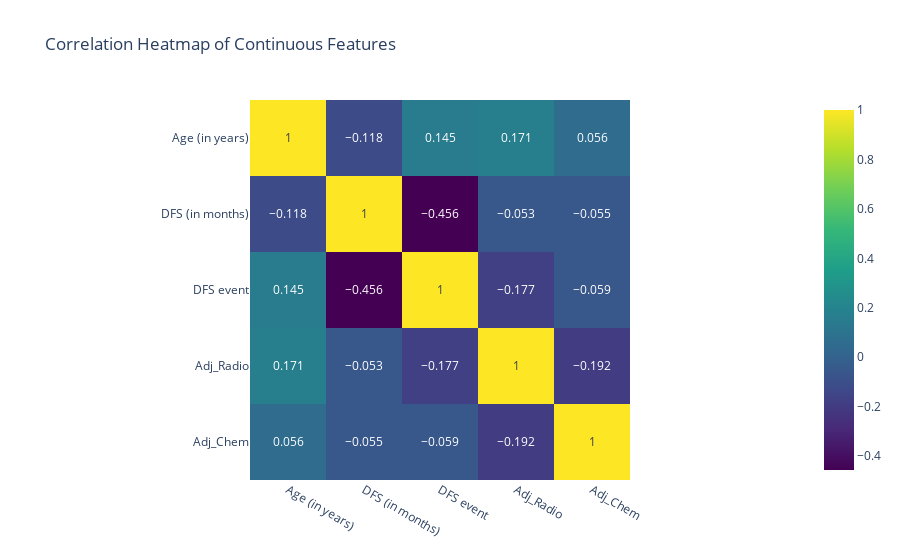

The notebook cell saved with this chart:
### Code cell
corr_matrix = ai.correlations(df, type="pearson", printout="heatmap")

### Figure 1 — Plotly figure (JSON) as saved in the notebook; plotly's stock layout.template omitted (floating-point values rounded to 4 significant figures)
{"data": [{"coloraxis": "coloraxis", "hovertemplate": "x: %{x}<br>y: %{y}<br>color: %{z}<extra></extra>", "name": "0", "texttemplate": "%{z}", "type": "heatmap", "x": ["Age (in years)", "DFS (in months)", "DFS event", "Adj_Radio", "Adj_Chem"], "xaxis": "x", "y": ["Age (in years)", "DFS (in months)", "DFS event", "Adj_Radio", "Adj_Chem"], "yaxis": "y", "z": [[1, -0.118, 0.145, 0.171, 0.056], [-0.118, 1, -0.456, -0.053, -0.055], [0.145, -0.456, 1, -0.177, -0.059], [0.171, -0.053, -0.177, 1, -0.192], [0.056, -0.055, -0.059, -0.192, 1]]}], "layout": {"coloraxis": {"colorscale": [[0, "#440154"], [0.1111, "#482878"], [0.2222, "#3e4989"], [0.3333, "#31688e"], [0.4444, "#26828e"], [0.5556, "#1f9e89"], [0.6667, "#35b779"], [0.7778, "#6ece58"], [0.8889, "#b5de2b"], [1, "#fde725"]]}, "title": {"text": "Correlation Heatmap of Continuous Features"}, "xaxis": {"anchor": "y", "constrain": "domain", "domain": [0, 1], "scaleanchor": "y"}, "yaxis": {"anchor": "x", "autorange": "reversed", "constrain": "domain", "domain": [0, 1]}}}
